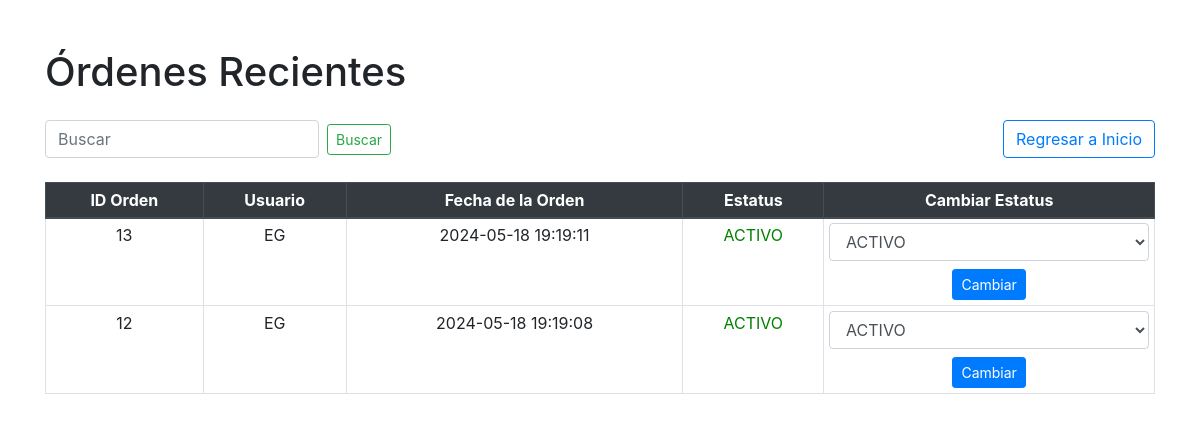
Page /modificar_estatus.php on the committed database.
### tables this page shows
CREATE TABLE `orden` (
  `IdOrden` int(11) NOT NULL,
  `TotalOrden` decimal(10,2) NOT NULL,
  `FechaOrden` datetime NOT NULL,
  `IdMesa` int(11) NOT NULL,
  `IdEstatusOrden` int(11) NOT NULL
);

CREATE TABLE `usuario` (
  `IdUsuario` int(11) NOT NULL,
  `NombreUsuario` varchar(45) NOT NULL,
  `TelefonoUsuario` bigint(20) DEFAULT NULL,
  `LugarMesa` varchar(45) DEFAULT NULL,
  `EspacioMesa` int(11) DEFAULT NULL,
  `DisponibilidadMesa` bit(1) DEFAULT NULL,
  `PasswordUsuario` varchar(45) NOT NULL,
  `IdRol` int(11) NOT NULL
);

CREATE TABLE `estatusorden` (
  `IdEstatusOrden` int(11) NOT NULL,
  `NombreEstatus` varchar(45) NOT NULL
);

### modificar_estatus.php (the view, shortened to what this page needs)
<?php
$search = isset($_GET['search']) ? $_GET['search'] : '';
try {
    $conexion = conexion::obtener_conexion();
    $fechaHoy = date('Y-m-d 23:59:59');
    $fechaDosDiasAntes = date('Y-m-d 00:00:00', strtotime('-2 days'));
    $sql = "SELECT o.*, u.NombreUsuario, e.NombreEstatus
            FROM orden o
            INNER JOIN usuario u ON o.IdMesa = u.IdUsuario
            INNER JOIN estatusorden e ON o.IdEstatusOrden = e.IdEstatusOrden
            WHERE (o.FechaOrden BETWEEN :fechaDosDiasAntes AND :fechaHoy)
            AND (o.IdOrden LIKE :search
            OR u.NombreUsuario LIKE :search)
            ORDER BY o.FechaOrden DESC";
    $sentencia = $conexion->prepare($sql);
    $likeSearch = "%".$search."%";
    $sentencia->bindParam(':fechaDosDiasAntes', $fechaDosDiasAntes, PDO::PARAM_STR);
    $sentencia->bindParam(':fechaHoy', $fechaHoy, PDO::PARAM_STR);
    $sentencia->bindParam(':search', $likeSearch, PDO::PARAM_STR);
    $sentencia->execute();
    $ordenes = $sentencia->fetchAll(PDO::FETCH_ASSOC);
} catch (PDOException $ex) {
    print "ERROR: " . $ex->getMessage() . "<br>";
    die();
}
?>
<!DOCTYPE html>
<html lang="es">
<head>
    <link rel="stylesheet" href="https://stackpath.bootstrapcdn.com/bootstrap/4.5.2/css/bootstrap.min.css">
    <link rel="stylesheet" href="styles/estatus.css">
<body>
    <div class="container mt-5">
        <h1 class="mb-4">Órdenes Recientes</h1>
        <div class="d-flex justify-content-between mb-4">
            <form class="form-inline" method="get" action="">
                <input class="form-control mr-sm-2" type="search" name="search" placeholder="Buscar" aria-label="Buscar" value="<?php echo htmlspecialchars($search); ?>">
                <button class="btn btn-outline-success btn-sm my-2 my-sm-0" type="submit">Buscar</button>
            </form>
            <a href="inicio.php" class="btn btn-outline-primary">Regresar a Inicio</a>
        </div>
        <div class="table-responsive">
            <table class="table table-bordered table-hover table-sm text-center mx-auto">
                <thead class="thead-dark">
                    <tr>
                        <th scope="col">ID Orden</th>
                        <th scope="col">Usuario</th>
                        <th scope="col">Fecha de la Orden</th>
                        <th scope="col">Estatus</th>
                        <th scope="col">Cambiar Estatus</th>
                    </tr>
                </thead>
                <tbody>
                    <?php foreach ($ordenes as $orden): ?>
                    <tr>
                        <td><?php echo $orden['IdOrden']; ?></td>
                        <td><?php echo $orden['NombreUsuario']; ?></td>
                        <td><?php echo $orden['FechaOrden']; ?></td>
                        <td class="<?php echo 'estado-' . strtolower($orden['NombreEstatus']); ?>"><?php echo $orden['NombreEstatus']; ?></td>
                        <td>
                            <form action="cambiar_estatus.php" method="post">
                                <select class="form-control" name="nuevoEstatus">
                                    <option value="1" <?php if($orden['IdEstatusOrden'] == 1) echo 'selected'; ?>>ACTIVO</option>
                                </select>
                                <button type="submit" class="btn btn-primary btn-sm mt-2">Cambiar</button>
                            </form>
                        </td>
                    </tr>
                    <?php endforeach; ?>
                </tbody>
            </table>
        </div>
    </div>
</body>
</html>

### styles/estatus.css (style rules this page uses)
.estado-activo { color: green; }

### rows in the picture
orden: IdOrden "13", IdMesa.NombreUsuario "EG", FechaOrden "2024-05-18 19:19:11", IdEstatusOrden.NombreEstatus "ACTIVO", nuevoEstatus "ACTIVO"
orden: IdOrden "12", IdMesa.NombreUsuario "EG", FechaOrden "2024-05-18 19:19:08", IdEstatusOrden.NombreEstatus "ACTIVO", nuevoEstatus "ACTIVO"
